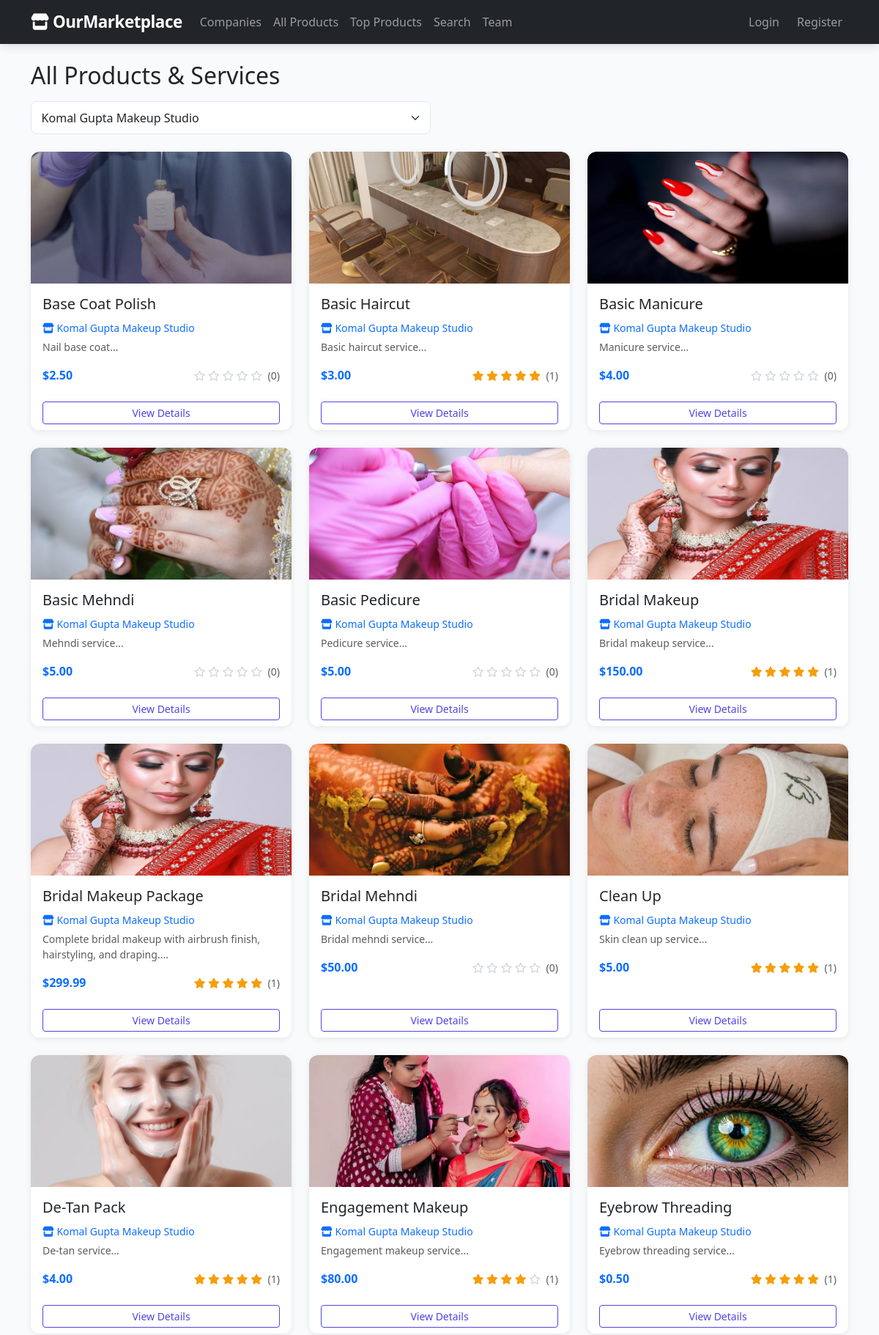
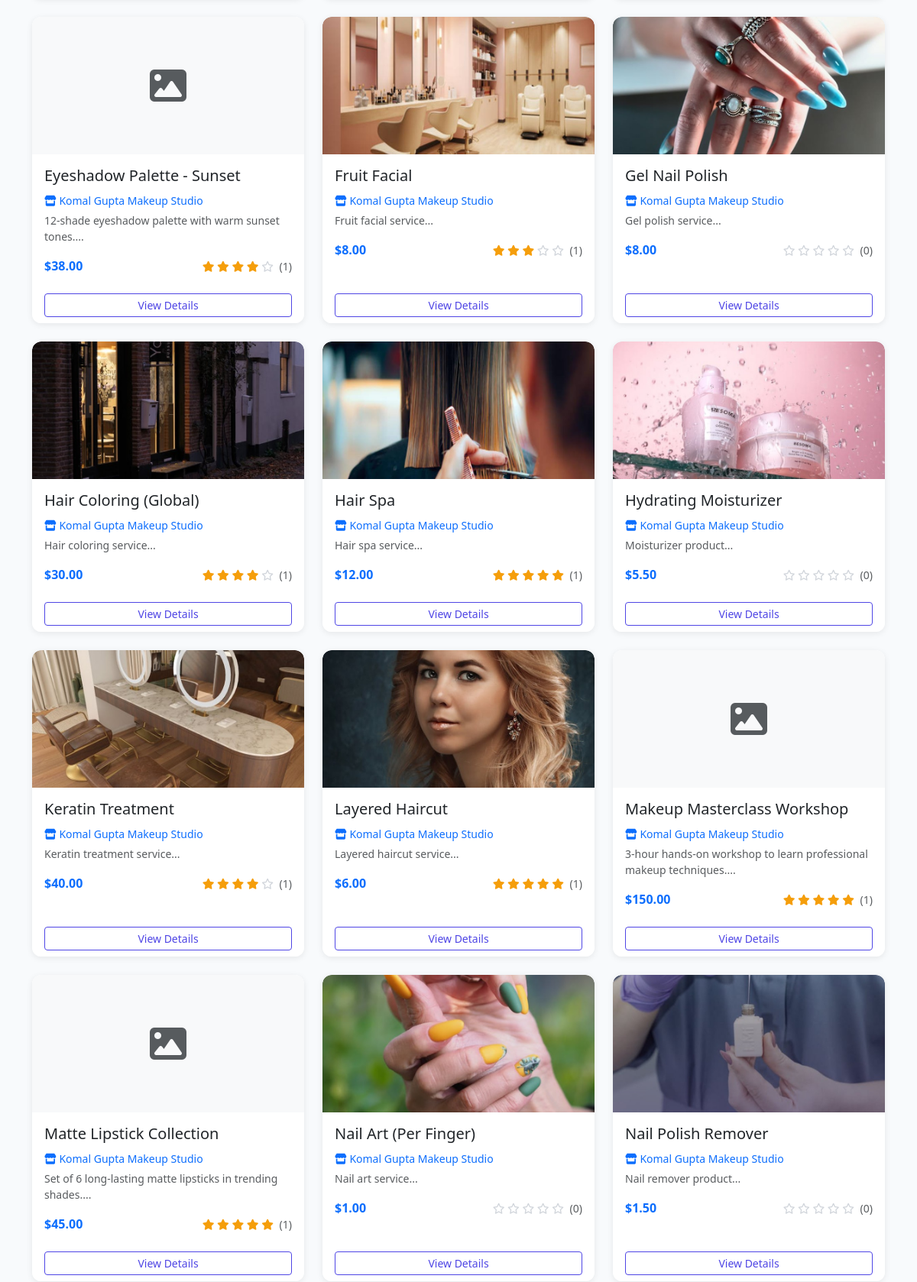
The page /products/index.php?company=1 (upper part) on the database its author committed (2 pictures, top to bottom).
### tables this page shows
CREATE TABLE products (
    id INT AUTO_INCREMENT PRIMARY KEY,
    company_id INT NOT NULL,
    name VARCHAR(150) NOT NULL,
    description TEXT,
    price DECIMAL(10,2),
    image_url VARCHAR(255),
    category VARCHAR(50),
    created_at TIMESTAMP DEFAULT CURRENT_TIMESTAMP,
    FOREIGN KEY (company_id) REFERENCES companies(id) ON DELETE CASCADE
);

CREATE TABLE companies (
    id INT AUTO_INCREMENT PRIMARY KEY,
    name VARCHAR(100) NOT NULL,
    slug VARCHAR(50) UNIQUE NOT NULL,
    description TEXT,
    owner_name VARCHAR(100),
    website_url VARCHAR(255),
    logo_url VARCHAR(255),
    category VARCHAR(50),
    created_at TIMESTAMP DEFAULT CURRENT_TIMESTAMP
);

### includes/product_image.php (called while the page is built, shortened)
<?php
function productImageForDisplay(?string $imageUrl): array
{
    $imageUrl = trim((string) $imageUrl);
    $localPath = __DIR__ . '/../' . ltrim($imageUrl, '/');
    if (is_file($localPath)) {
        return [true, baseUrl('/' . ltrim($imageUrl, '/'))];
    }
    return [false, ''];
}

### config/database.php (called while the page is built, shortened)
<?php
function baseUrl($path = '') {
    return BASE_URL . $path;
}

### products/index.php (the view, shortened to what this page needs)
<?php
require_once __DIR__ . '/../includes/header.php';
$conn = getDBConnection();
$filter_company = intval($_GET['company'] ?? 0);
$sql = "
    SELECT p.*, c.name AS company_name, c.slug AS company_slug,
           COALESCE(AVG(r.rating), 0) AS avg_rating,
           COUNT(r.id) AS review_count
    FROM products p
    JOIN companies c ON c.id = p.company_id
    LEFT JOIN reviews r ON r.product_id = p.id
";
if ($filter_company > 0) {
    $sql .= " WHERE p.company_id = " . $filter_company;
}
$sql .= " GROUP BY p.id ORDER BY p.name";
$products = $conn->query($sql);
$companies = $conn->query("SELECT id, name FROM companies ORDER BY name");
?>
<h2 class="mb-3">All Products & Services</h2>
<div class="row mb-4">
    <div class="col-md-6">
        <form method="GET" class="d-flex gap-2">
            <select name="company" class="form-select" onchange="this.form.submit()">
                <?php while ($c = $companies->fetch_assoc()): ?>
                    <option value="<?php echo $c['id']; ?>" <?php echo ($filter_company == $c['id']) ? 'selected' : ''; ?>>
                        <?php echo htmlspecialchars($c['name']); ?>
                    </option>
                <?php endwhile; ?>
            </select>
        </form>
    </div>
</div>
<div class="row g-4">
    <?php if ($products && $products->num_rows > 0): ?>
        <?php while ($product = $products->fetch_assoc()): ?>
        <div class="col-md-6 col-lg-4">
            <div class="card h-100">
                <?php
                [$showProductImg, $productImgSrc] = productImageForDisplay($product['image_url'] ?? '');
                ?>
                <?php if ($showProductImg): ?>
                    <img src="<?php echo htmlspecialchars($productImgSrc); ?>" class="card-img-top" alt="<?php echo htmlspecialchars($product['name']); ?>" style="height:180px;object-fit:cover;">
                <?php else: ?>
                    <div class="card-img-top d-flex align-items-center justify-content-center bg-light" style="height:180px;">
                        <i class="fas fa-image fa-3x text-muted"></i>
                    </div>
                <?php endif; ?>
                <div class="card-body">
                    <h5 class="card-title"><?php echo htmlspecialchars($product['name']); ?></h5>
                    <p class="mb-1">
                        <a href="<?php echo baseUrl('/companies/view.php?id=' . $product['company_id']); ?>" class="text-decoration-none small">
                            <i class="fas fa-store"></i> <?php echo htmlspecialchars($product['company_name']); ?>
                        </a>
                    </p>
                    <p class="card-text text-muted small">
                        <?php echo htmlspecialchars(substr($product['description'], 0, 80)); ?>...
                    </p>
                    <div class="d-flex justify-content-between align-items-center">
                        <span class="fw-bold text-primary">$<?php echo number_format($product['price'], 2); ?></span>
                        <div class="stars small">
                            <?php
                            $avg = round($product['avg_rating'], 1);
                            for ($i = 1; $i <= 5; $i++):
                                if ($i <= $avg):
                            ?>
                                <i class="fas fa-star"></i>
                            <?php elseif ($i - 0.5 <= $avg): ?>
                                <i class="fas fa-star-half-alt"></i>
                            <?php else: ?>
                                <i class="far fa-star empty"></i>
                            <?php endif; endfor; ?>
                            <span class="text-muted ms-1">(<?php echo $product['review_count']; ?>)</span>
                        </div>
                    </div>
                </div>
                <div class="card-footer bg-white border-0">
                    <a href="<?php echo baseUrl('/products/view.php?id=' . $product['id']); ?>" class="btn btn-outline-primary btn-sm w-100">
                        View Details
                    </a>
                </div>
            </div>
        </div>
        <?php endwhile; ?>
    <?php else: ?>
        <div class="col-12">
            <div class="alert alert-info">No products found.</div>
        </div>
    <?php endif; ?>
</div>
<?php
require_once __DIR__ . '/../includes/footer.php';
?>

### assets/css/style.css (style rules this page uses)
:root { --primary: #4f46e5; --primary-light: #6366f1; --primary-dark: #3730a3; --secondary: #f59e0b; --dark: #1e293b; --light-bg: #f8fafc; --card-shadow: 0 2px 8px rgba(0,0,0,0.08); --card-hover-shadow: 0 8px 24px rgba(0,0,0,0.12); }
body { font-family: 'Segoe UI', Tahoma, Geneva, Verdana, sans-serif; background-color: var(--light-bg); min-height: 100vh; display: flex; flex-direction: column; }
.card { border: none; box-shadow: var(--card-shadow); transition: transform 0.2s ease, box-shadow 0.2s ease; border-radius: 0.75rem; overflow: hidden; }
.card-img-top { border-radius: 0.75rem 0.75rem 0 0; height: 200px; object-fit: cover; background-color: #e2e8f0; }
.card-footer { border-top: 1px solid #f1f5f9; }
.stars { color: var(--secondary); }
.stars .empty { color: #d1d5db; }
.btn-outline-primary { color: var(--primary); border-color: var(--primary); }
.form-control, .form-select { border-radius: 0.5rem; border-color: #e2e8f0; padding: 0.6rem 0.85rem; }

### rows shown on the page
products: name "Base Coat Polish", company.name "Komal Gupta Makeup Studio", description "Nail base coat", price "2.50", review_count "0"
products: name "Basic Haircut", company.name "Komal Gupta Makeup Studio", description "Basic haircut service", price "3.00", review_count "1"
products: shows a picture, name "Basic Manicure", company.name "Komal Gupta Makeup Studio", description "Manicure service", price "4.00", review_count "0"
products: shows a picture, name "Basic Mehndi", company.name "Komal Gupta Makeup Studio", description "Mehndi service", price "5.00", review_count "0"
products: shows a picture, name "Basic Pedicure", company.name "Komal Gupta Makeup Studio", description "Pedicure service", price "5.00", review_count "0"
products: name "Bridal Makeup", company.name "Komal Gupta Makeup Studio", description "Bridal makeup service", price "150.00", review_count "1"
products: name "Bridal Makeup Package", company.name "Komal Gupta Makeup Studio", description "Complete bridal makeup with airbrush finish, hairstyling, and draping.", price "299.99", review_count "1"
products: shows a picture, name "Bridal Mehndi", company.name "Komal Gupta Makeup Studio", description "Bridal mehndi service", price "50.00", review_count "0"
products: shows a picture, name "Clean Up", company.name "Komal Gupta Makeup Studio", description "Skin clean up service", price "5.00", review_count "1"
products: shows a picture, name "De-Tan Pack", company.name "Komal Gupta Makeup Studio", description "De-tan service", price "4.00", review_count "1"
products: shows a picture, name "Engagement Makeup", company.name "Komal Gupta Makeup Studio", description "Engagement makeup service", price "80.00", review_count "1"
products: shows a picture, name "Eyebrow Threading", company.name "Komal Gupta Makeup Studio", description "Eyebrow threading service", price "0.50", review_count "1"
products: name "Eyeshadow Palette - Sunset", company.name "Komal Gupta Makeup Studio", description "12-shade eyeshadow palette with warm sunset tones.", price "38.00", review_count "1"
products: shows a picture, name "Fruit Facial", company.name "Komal Gupta Makeup Studio", description "Fruit facial service", price "8.00", review_count "1"
products: shows a picture, name "Gel Nail Polish", company.name "Komal Gupta Makeup Studio", description "Gel polish service", price "8.00", review_count "0"
products: shows a picture, name "Hair Coloring (Global)", company.name "Komal Gupta Makeup Studio", description "Hair coloring service", price "30.00", review_count "1"
products: shows a picture, name "Hair Spa", company.name "Komal Gupta Makeup Studio", description "Hair spa service", price "12.00", review_count "1"
products: shows a picture, name "Hydrating Moisturizer", company.name "Komal Gupta Makeup Studio", description "Moisturizer product", price "5.50", review_count "0"
products: name "Keratin Treatment", company.name "Komal Gupta Makeup Studio", description "Keratin treatment service", price "40.00", review_count "1"
products: shows a picture, name "Layered Haircut", company.name "Komal Gupta Makeup Studio", description "Layered haircut service", price "6.00", review_count "1"
products: name "Makeup Masterclass Workshop", company.name "Komal Gupta Makeup Studio", description "3-hour hands-on workshop to learn professional makeup techniques.", price "150.00", review_count "1"
products: name "Matte Lipstick Collection", company.name "Komal Gupta Makeup Studio", description "Set of 6 long-lasting matte lipsticks in trending shades.", price "45.00", review_count "1"
products: shows a picture, name "Nail Art (Per Finger)", company.name "Komal Gupta Makeup Studio", description "Nail art service", price "1.00", review_count "0"
products: name "Nail Polish Remover", company.name "Komal Gupta Makeup Studio", description "Nail remover product", price "1.50", review_count "0"

### other values the page prints
form field company "Komal Gupta Makeup Studio"
